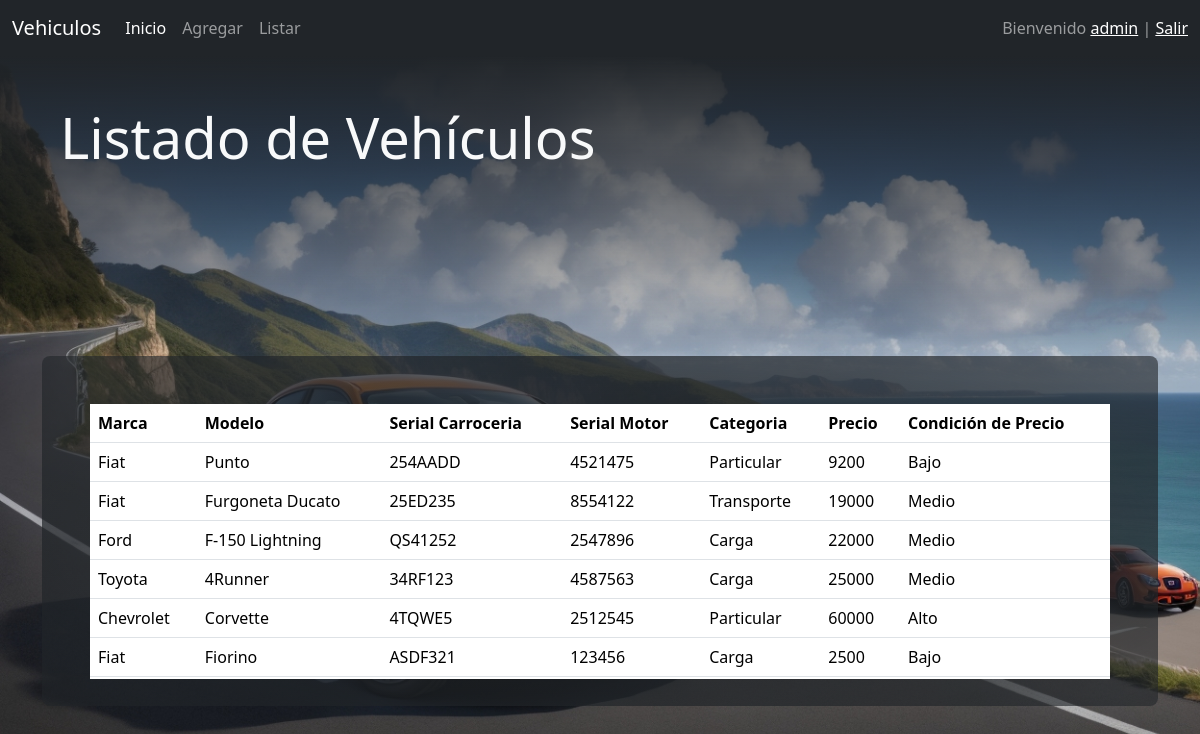
Screenshot of /list/ (signed in) with the database file from the repository.
### vehiculo/models.py (models this page shows, shortened)
class Vehiculo(models.Model):
    MARCAS = [
        ('Fiat', 'Fiat'),
        ('Chevrolet', 'Chevrolet'),
        ('Ford', 'Ford'),
        ('Toyota', 'Toyota'),
    ]
    CATEGORIAS = [
        ('Particular', 'Particular'),
        ('Transporte', 'Transporte'),
        ('Carga', 'Carga'),
    ]
    marca = models.CharField(max_length=20, choices=MARCAS, default='Ford')
    modelo = models.CharField(max_length=100)
    serial_carroceria = models.CharField(max_length=50)
    serial_motor = models.CharField(max_length=50)
    categoria = models.CharField(max_length=20, choices=CATEGORIAS, default='Particular')
    precio = models.IntegerField()
    fecha_creacion = models.DateTimeField(auto_now_add=True)
    fecha_modificacion = models.DateTimeField(auto_now=True)
    class Meta:
        permissions = [
            ("visualizar_catalogo", "Puede visualizar el catálogo de vehículos"),
            ("agregar_vehiculo", "Puede agregar un nuevo vehículo"),
        ]
    def precio_categoria(self):
        if self.precio <= 10000:
            return 'Bajo'
        elif self.precio <= 30000:
            return 'Medio'
        else:
            return 'Alto'

### vehiculo/views.py (the view)
# urls.py: path('list/', views.vehiculo_list, name='vehiculo_list'),
@login_required
@permission_required('vehiculo.visualizar_catalogo')
def vehiculo_list(request):
    vehiculos = Vehiculo.objects.all()
    return render(request, 'vehiculo/vehiculo_list.html', {'vehiculos': vehiculos})

### vehiculo/templates/vehiculo/vehiculo_list.html
{% extends "base.html" %}
{% block content %}
<div class=" jumbotron-fluid bg-transparente text-light p-5">
    <div class="container-fluid">
        <h1 class="display-4">Listado de Vehículos</h1>
    </div>
</div>
<section class="container">
    <div class="container-fluid p-5 bg-transparente-radial rounded-3 container-vehiculo-list">
        <div class="table-responsive">
            <table class="table table-hover text-light">
                <thead>
                    <tr>
                        <th scope="col">Marca</th>
                        <th scope="col">Modelo</th>
                        <th scope="col">Serial Carroceria</th>
                        <th scope="col">Serial Motor</th>
                        <th scope="col">Categoria</th>
                        <th scope="col">Precio</th>
                        <th scope="col">Condición de Precio</th>
                    </tr>
                </thead>
                <tbody>
                    {% for vehiculo in vehiculos %}
                    <tr>
                        <td>{{ vehiculo.marca }}</td>
                        <td>{{ vehiculo.modelo }}</td>
                        <td>{{ vehiculo.serial_carroceria | upper }}</td>
                        <td>{{ vehiculo.serial_motor | upper }}</td>
                        <td>{{ vehiculo.categoria }}</td>
                        <td>{{ vehiculo.precio }}</td>
                        <td>{{ vehiculo.precio_categoria }}</td>
                    </tr>
                    {% endfor %}
                </tbody>
            </table>
        </div>
    </div>
</section>
{% endblock %}

### templates/base.html (shortened to what this page needs)
{% load static %}
{% load bootstrap5 %}
{% bootstrap_css %}
<!DOCTYPE html>
<html lang="es">
<head>
    <link rel="stylesheet" type="text/css" href="{% static 'css/style.css' %}">
</head>
<body>
    <nav class="navbar navbar-expand-lg navbar-dark bg-dark">
        <div class="container-fluid">
            <a class="navbar-brand">Vehiculos</a>
            <div class="collapse navbar-collapse" id="navbarNav">
                <ul class="navbar-nav">
                    <li class="nav-item">
                        <a class="nav-link active" aria-current="page" href="{% url 'vehiculo:index' %}">Inicio</a>
                    </li>
                    <li class="nav-item">
                        {% if perms.vehiculo.agregar_vehiculo %}
                        <a class="nav-link" href="{% url 'vehiculo:vehiculo_add' %}">Agregar</a>
                        {% endif %}
                    </li>
                    <li class="nav-item">
                        {% if perms.vehiculo.visualizar_catalogo %}
                        <a class="nav-link" href="{% url 'vehiculo:vehiculo_list' %}">Listar</a>
                        {% endif %}
                    </li>
                </ul>
                {% if request.user.is_authenticated %}
                <span class="navbar-text ms-auto">
                    Bienvenido
                    {% if request.user.is_staff %}
                    <a href="{% url 'admin:index' %}">{{ user.username }}</a>
                    {% else %}
                    {{ user.username }}
                    {% endif %}
                    | <a href="{% url 'logout' %}">Salir</a>
                </span>
                {% else %}
                <span class="navbar-text ms-auto">
                    <a href="{% url 'login' %}">Acceder</a> |
                    <a href="{% url 'vehiculo:signup' %}">Registrarse</a>
                </span>
                {% endif %}
            </div>
        </div>
    </nav>
    {% block content %}{% endblock %}
</body>
</html>

### static/css/style.css (style rules this page uses)
body { background-image: url('/static/img/fondo.jpg'); background-repeat: no-repeat; background-attachment: fixed; background-size: cover; }
.bg-transparente { background-image: linear-gradient(rgb(33, 37, 41), rgba(33, 37, 41, 0.0)); height: 300px; }
.bg-transparente-radial { background-image: radial-gradient(ellipse at center, rgba(33, 37, 41, 1), rgba(33, 37, 41, 0.6)); height: 300px; }
.container-vehiculo-list { height: 350px; }
.table-responsive { max-height: 275px; }

### rows the page displays
Vehiculo: marca "Fiat", modelo "Punto", serial_carroceria "254AADD", serial_motor "4521475", categoria "Particular", precio "9200", precio_categoria "Bajo"
Vehiculo: marca "Fiat", modelo "Furgoneta Ducato", serial_carroceria "25ED235", serial_motor "8554122", categoria "Transporte", precio "19000", precio_categoria "Medio"
Vehiculo: marca "Ford", modelo "F-150 Lightning", serial_carroceria "QS41252", serial_motor "2547896", categoria "Carga", precio "22000", precio_categoria "Medio"
Vehiculo: marca "Toyota", modelo "4Runner", serial_carroceria "34RF123", serial_motor "4587563", categoria "Carga", precio "25000", precio_categoria "Medio"
Vehiculo: marca "Chevrolet", modelo "Corvette", serial_carroceria "4TQWE5", serial_motor "2512545", categoria "Particular", precio "60000", precio_categoria "Alto"
Vehiculo: marca "Fiat", modelo "Fiorino", serial_carroceria "ASDF321", serial_motor "123456", categoria "Carga", precio "2500", precio_categoria "Bajo"

### other values shown
{{ user.username }} "admin"
